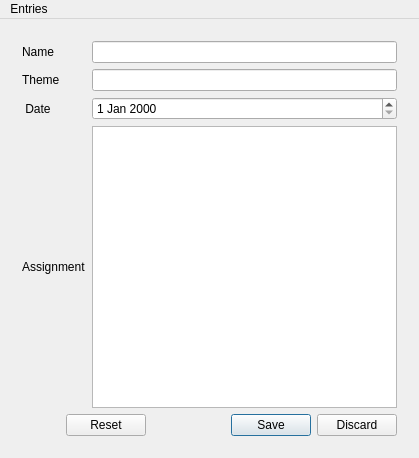
<?xml version="1.0" encoding="UTF-8"?>
<ui version="4.0">
 <class>MainWindow</class>
 <widget class="QMainWindow" name="MainWindow">
  <property name="geometry">
   <rect>
    <x>0</x>
    <y>0</y>
    <width>419</width>
    <height>458</height>
   </rect>
  </property>
  <property name="windowTitle">
   <string>MainWindow</string>
  </property>
  <widget class="QWidget" name="centralWidget">
   <layout class="QGridLayout" name="gridLayout_2">
    <item row="0" column="0">
     <widget class="QStackedWidget" name="stackedWidget">
      <property name="currentIndex">
       <number>1</number>
      </property>
      <widget class="QWidget" name="listpage">
       <layout class="QGridLayout" name="gridLayout">
        <item row="0" column="0">
         <widget class="QListWidget" name="listWidget"/>
        </item>
       </layout>
      </widget>
      <widget class="QWidget" name="detailpage">
       <layout class="QGridLayout" name="gridLayout_3">
        <item row="0" column="0">
         <widget class="QLabel" name="classeslabel">
          <property name="text">
           <string>Name</string>
          </property>
         </widget>
        </item>
        <item row="0" column="2">
         <widget class="QLineEdit" name="nameEdit"/>
        </item>
        <item row="1" column="0">
         <widget class="QLabel" name="themelabel">
          <property name="text">
           <string>Theme</string>
          </property>
         </widget>
        </item>
        <item row="1" column="2">
         <widget class="QLineEdit" name="themeEdit"/>
        </item>
        <item row="2" column="0">
         <widget class="QLabel" name="datelabel">
          <property name="text">
           <string> Date</string>
          </property>
         </widget>
        </item>
        <item row="2" column="2">
         <widget class="QDateEdit" name="expirationdateEdit"/>
        </item>
        <item row="3" column="0" colspan="2">
         <widget class="QLabel" name="assignmentlabel">
          <property name="text">
           <string>Assignment</string>
          </property>
         </widget>
        </item>
        <item row="3" column="2">
         <widget class="QPlainTextEdit" name="assignmentEdit"/>
        </item>
        <item row="4" column="1" colspan="2">
         <widget class="QDialogButtonBox" name="buttonBox">
          <property name="standardButtons">
           <set>QDialogButtonBox::Discard|QDialogButtonBox::Reset|QDialogButtonBox::Save</set>
          </property>
         </widget>
        </item>
       </layout>
      </widget>
     </widget>
    </item>
   </layout>
  </widget>
  <widget class="QMenuBar" name="menuBar">
   <property name="geometry">
    <rect>
     <x>0</x>
     <y>0</y>
     <width>419</width>
     <height>22</height>
    </rect>
   </property>
   <widget class="QMenu" name="menuEntries">
    <property name="title">
     <string>Entries</string>
    </property>
    <addaction name="actionAdd"/>
    <addaction name="actionEdit"/>
    <addaction name="actionRemove"/>
   </widget>
   <addaction name="menuEntries"/>
  </widget>
  <action name="actionAdd">
   <property name="text">
    <string>Add</string>
   </property>
  </action>
  <action name="actionEdit">
   <property name="text">
    <string>Edit</string>
   </property>
  </action>
  <action name="actionRemove">
   <property name="checked">
    <bool>false</bool>
   </property>
   <property name="text">
    <string>Remove</string>
   </property>
   <property name="toolTip">
    <string>Remove</string>
   </property>
  </action>
 </widget>
 <layoutdefault spacing="6" margin="11"/>
 <resources/>
 <connections/>
</ui>
